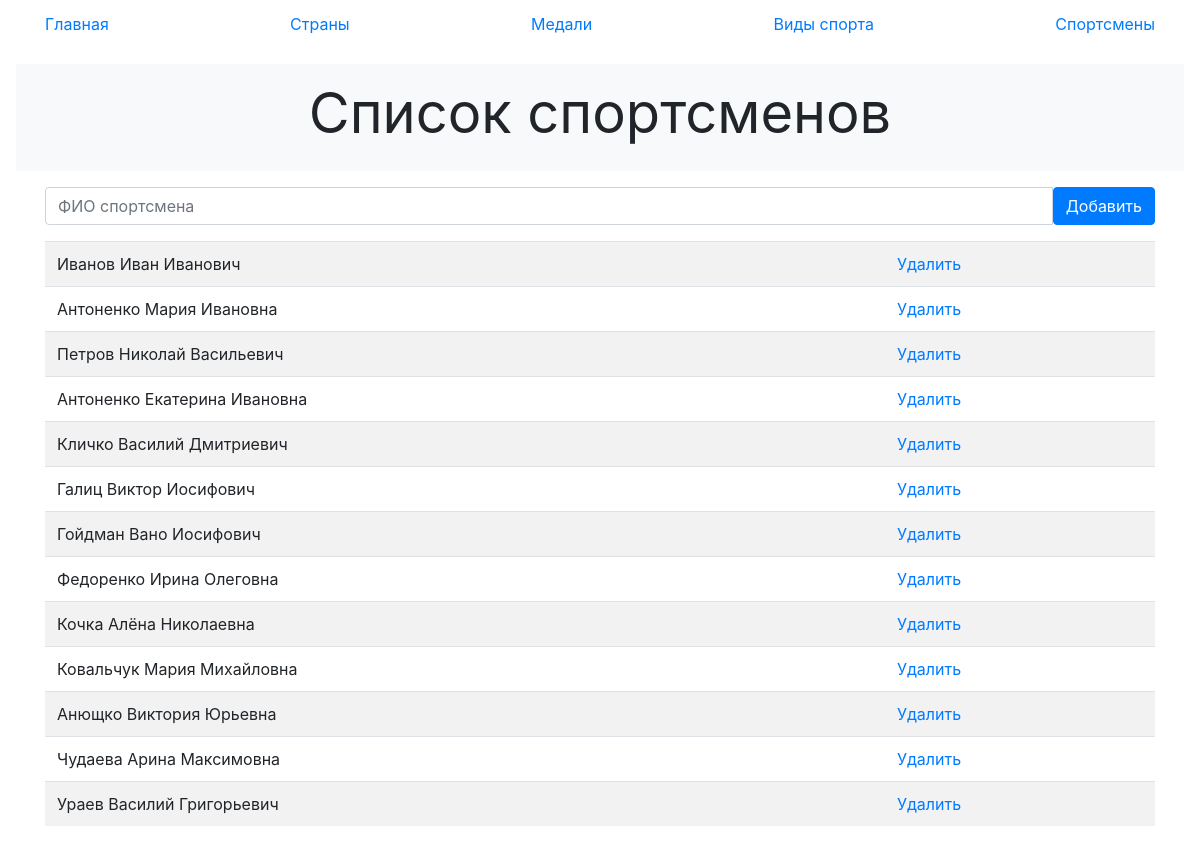
The app's page /athletes.php with its own data.
### tables this page shows
CREATE TABLE `athletes` (
  `IDathlete` int(11) NOT NULL,
  `FIO` text NOT NULL
);

### pages/athlet.php (the view, shortened to what this page needs)
<?php
  $result = mysqli_query($connection, "SELECT * FROM athletes");
?>
<div id="center__block" class="position-relative overflow-hidden p-3 p-md-3 m-md-3 text-center bg-light">
  <div class="col-md-7 p-lg-7 mx-auto my-7">
    <h2 class="display-4 font-weight-normal">Список спортсменов</h2>
  </div>
</div>
<div class="container marketing">
  <form action="" method="post">
    <div class="input-group mb-3">
      <input type="text" class="form-control" name="athlet" placeholder="ФИО спортсмена" >
      <input type="submit" class="btn btn-primary" value="Добавить">
    </div>
  </form>
  <table class="table table-striped">
    <?php
      while ($row = mysqli_fetch_row($result)){
        echo " <tr>
        <td> $row[1] </td>
        <td>
          <a href='?del={$row[0]}'> Удалить </a>
        </td>
        </tr>";
      }
    ?>
  </table>
</div>

### athletes.php (shortened to what this page needs)
<html lang="ru">
<head>
    <link rel="stylesheet" href="https://maxcdn.bootstrapcdn.com/bootstrap/4.0.0/css/bootstrap.min.css">
</head>
<body>
    <?php include ('header.php'); ?>
    <?php include ('pages/athlet.php'); ?>
</body>
</html>

### header.php (shortened to what this page needs)
<?php
$categories = array(
	'Главная'    => 'index',
	'Страны'    => 'countries',
	'Медали' => 'medals',
	'Виды спорта'     => 'sports',
	'Спортсмены' => 'athletes'
);
?>
<nav class="site-header sticky-top py-1" id="my__head">
    <div class="container d-flex flex-column flex-md-row justify-content-between">
		<?php
		foreach ($categories as $name => $path) {
			echo "<a class=\"py-2 d-none d-md-inline-block\" href=\"$path.php\">$name</a>";
		}
		?>
    </div>
</nav>

### records on screen
athletes: FIO "Иванов Иван Иванович"
athletes: FIO "Антоненко Мария Ивановна"
athletes: FIO "Петров Николай Васильевич"
athletes: FIO "Антоненко Екатерина Ивановна"
athletes: FIO "Кличко Василий Дмитриевич"
athletes: FIO "Галиц Виктор Иосифович"
athletes: FIO "Гойдман Вано Иосифович"
athletes: FIO "Федоренко Ирина Олеговна"
athletes: FIO "Кочка Алёна Николаевна"
athletes: FIO "Ковальчук Мария Михайловна"
athletes: FIO "Анющко Виктория Юрьевна"
athletes: FIO "Чудаева Арина Максимовна"
athletes: FIO "Ураев Василий Григорьевич"

### other values on screen
$name "Главная"
$name "Страны"
$name "Медали"
$name "Виды спорта"
$name "Спортсмены"
